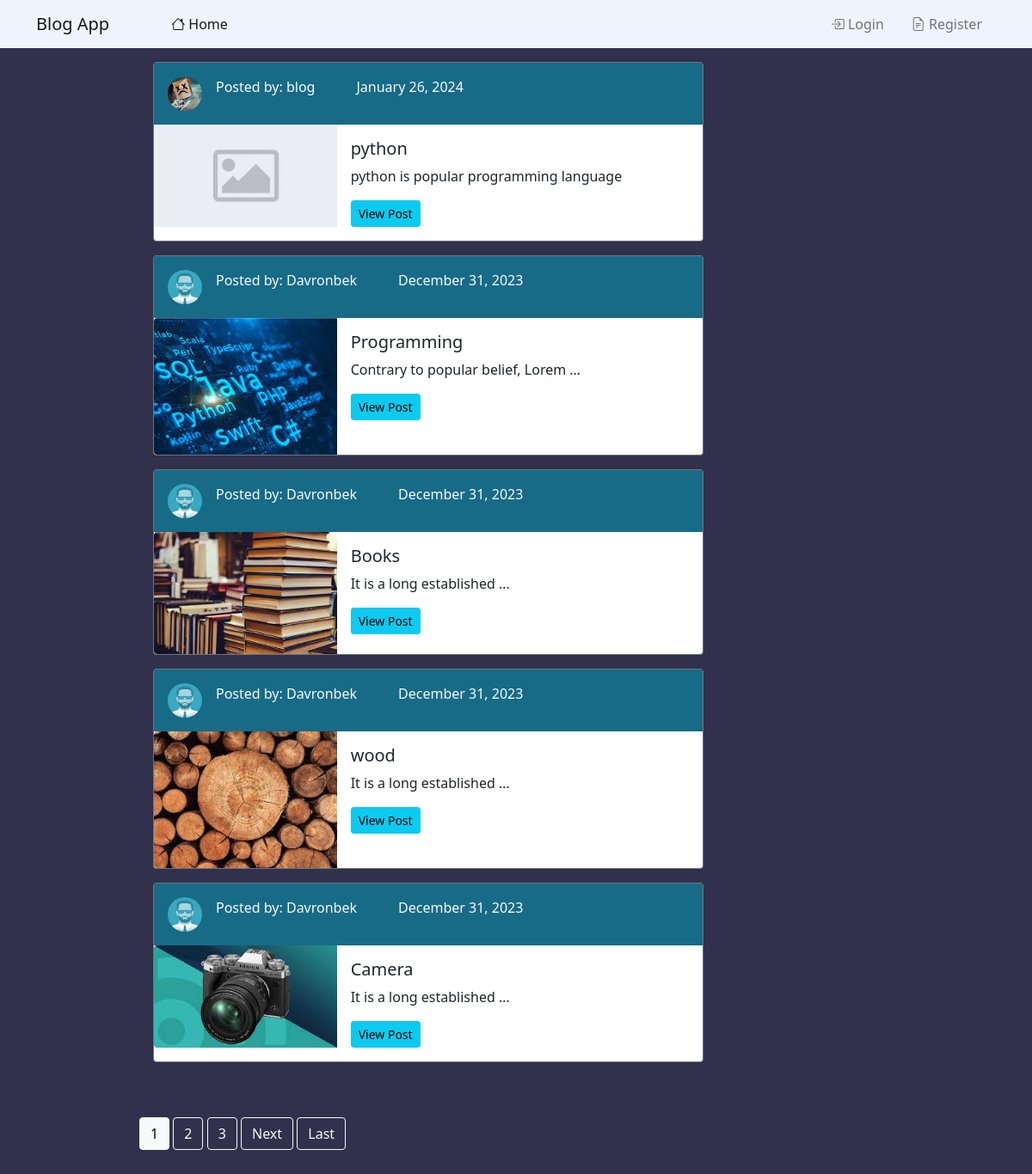
The page / on the database its author committed.
### blog/models.py (models this page shows, shortened)
class Post(models.Model):
    title = models.CharField(max_length=100)
    content = models.TextField()
    images = models.ImageField(default='post.jpg', upload_to='post_picture/', null=True, blank=True)
    date_posted = models.DateTimeField(default=timezone.now)
    author = models.ForeignKey(User, on_delete=models.CASCADE)

### users/models.py (models this page shows, shortened)
class Profile(models.Model):
    user = models.OneToOneField(User, on_delete=models.CASCADE)
    image = models.ImageField(default='default.jpg', upload_to='profile_picture')

### blog/views.py (the view)
# urls.py: path('', PostListView.as_view(), name='blog-home'),
class PostListView(ListView):
    model = Post
    template_name = 'blog/home.html'
    context_object_name = 'posts'
    ordering = ['-date_posted']
    paginate_by = 5

### templates/blog/home.html (shortened to what this page needs)
{% extends 'blog/base.html' %}
{% block content %}
{% for post in posts %}
<div class="card m-3 w-75 border border-secondary" style="max-width: 640px;">
  <div class="d-flex justify-content-start p-3 " style="background-color:#176B87;" >
      <img class=" rounded-circle article-img" src="{{ post.author.profile.image.url }}" style="height:40px; width:40px;">
      <a href="{% url 'user-posts' post.author.username %}" class="ms-3  text-decoration-none text-light ">Posted by: {{ post.author }}</a>
      <p class="text-secondary ms-5 text-light">{{ post.date_posted|date:"F d, Y" }}</p>
  </div>
  <div class="row g-0 ">
    <div class="col-md-4">
      {% if post.images %}
      <img src="{{ post.images.url }}" class="img-fluid rounded-start img" alt="...">
      {% endif %}
    </div>
    <div class="col-md-8">
      <div class="card-body">
        <h5 class="card-title">{{ post.title }}</h5>
        <p class="card-text">{{ post.content | truncatewords:5 }}</p>
        <a href="{% url 'post-detail' post.id %}" class="btn btn-info btn-sm">View Post</a>
      </div>
    </div>
  </div>
</div>
{% endfor %}
{% if is_paginated %}
  {% for num in page_obj.paginator.page_range %}
    {% if page_obj.number == num %}
      <a href="?page={{ num }}" class="btn btn-light mt-5 mb-5">{{ num }}</a>
    {% elif num > page_obj.number|add:'-3' and num < page_obj.number|add:'3' %}
      <a href="?page={{ num }}" class="btn btn-outline-light mt-5 mb-5">{{ num }}</a>
    {% endif %}
  {% endfor %}
  {% if page_obj.has_next %}
    <a href="?page={{ page_obj.next_page_number }}" class="btn btn-outline-light mt-5 mb-5">Next</a>
    <a href="?page={{ page_obj.paginator.num_pages }}" class="btn btn-outline-light mt-5 mb-5">Last</a>
  {% endif %}
{% endif %}
{% endblock content %}

### templates/blog/base.html (shortened to what this page needs)
<!DOCTYPE html>
<html lang="en">
<head>
    <link href="https://cdn.jsdelivr.net/npm/bootstrap@5.0.2/dist/css/bootstrap.min.css" rel="stylesheet">
<link rel="stylesheet" href="https://cdn.jsdelivr.net/npm/bootstrap-icons@1.3.0/font/bootstrap-icons.css">
</head>
<body style="background-color:#31304D;">
<nav class="navbar navbar-nav-scroll navbar-expand-lg navbar-light " style="background-color:#EEF5FF; ">
  <div class="container">
    <a class="navbar-brand" href="{% url 'blog-home' %}">Blog App</a>
    <div class="collapse navbar-collapse" id="navbarSupportedContent">
      <ul class="navbar-nav me-auto mb-2 mb-lg-0">
        <li class="nav-item ms-5">
          <a class="nav-link active" aria-current="page" href="{% url 'blog-home' %}"><i class="bi bi-house"></i> Home</a>
        </li>
      </ul>
        {% if user.is_authenticated %}
      <form class="d-flex">
          <a class="nav-link active text-secondary" aria-current="page" href="{% url 'post-create' %}"><i class="bi bi-file-earmark-plus"></i> New Post</a>
        <a class="nav-link active text-secondary" aria-current="page" href="{% url 'profile' %}"><i class="bi bi-person-fill"></i> Profile</a>
        <a class="nav-link active text-secondary" aria-current="page" href="{% url 'logout' %}"><i class="bi bi-box-arrow-in-left"></i> Logout</a>
      </form>
        {% else %}
      <form class="d-flex">
        <a class="nav-link active text-secondary" aria-current="page" href="{% url 'login' %}"><i class="bi bi-box-arrow-in-right"></i> Login</a>
        <a class="nav-link active text-secondary" aria-current="page" href="{% url 'register' %}"><i class="bi bi-file-earmark-text"></i> Register</a>
      </form>
        {% endif %}
    </div>
  </div>
</nav>
<div class="container w-75">
    {% block content %} {% endblock content %}
</div>
</body>
</html>

### rows shown on the page
Post: author.profile.image (picture), author "blog", date_posted "January 26, 2024", images (picture), title "python", content "python is popular programming language"
Post: author.profile.image (picture), author "Davronbek", date_posted "December 31, 2023", images (picture), title "Programming", content "Contrary to popular belief, Lorem …"
Post: author.profile.image (picture), author "Davronbek", date_posted "December 31, 2023", images (picture), title "Books", content "It is a long established …"
Post: author.profile.image (picture), author "Davronbek", date_posted "December 31, 2023", images (picture), title "wood", content "It is a long established …"
Post: author.profile.image (picture), author "Davronbek", date_posted "December 31, 2023", images (picture), title "Camera", content "It is a long established …"

### other values the page prints
{{ num }} "1"
{{ num }} "2" "3"
